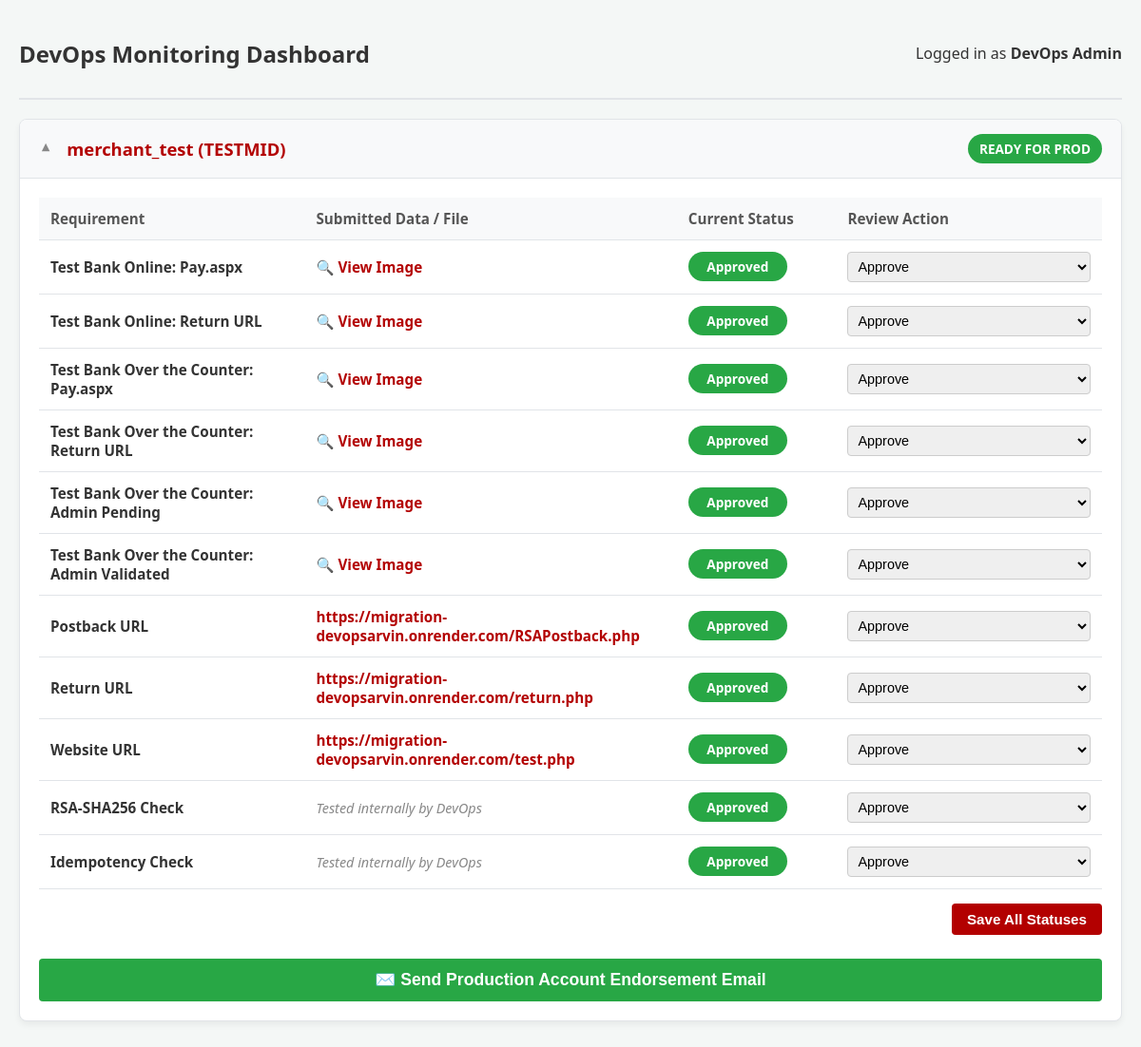
Screenshot of /devops.php with the database file from the repository.
### tables this page shows
CREATE TABLE `requirements` (
  `id` int(11) NOT NULL,
  `merchant_id` varchar(50) NOT NULL,
  `tbo_pay_scrn` varchar(255) DEFAULT NULL,
  `tbo_pay_status` enum('pending','approved','rejected') DEFAULT 'pending',
  `tbo_return_scrn` varchar(255) DEFAULT NULL,
  `tbo_return_status` enum('pending','approved','rejected') DEFAULT 'pending',
  `otc_pay_scrn` varchar(255) DEFAULT NULL,
  `otc_pay_status` enum('pending','approved','rejected') DEFAULT 'pending',
  `otc_return_scrn` varchar(255) DEFAULT NULL,
  `otc_return_status` enum('pending','approved','rejected') DEFAULT 'pending',
  `otc_admin1_scrn` varchar(255) DEFAULT NULL,
  `otc_admin1_status` enum('pending','approved','rejected') DEFAULT 'pending',
  `otc_admin2_scrn` varchar(255) DEFAULT NULL,
  `otc_admin2_status` enum('pending','approved','rejected') DEFAULT 'pending',
  `postback_url` varchar(255) DEFAULT NULL,
  `postback_status` enum('pending','approved','rejected') DEFAULT 'pending',
  `return_url` varchar(255) DEFAULT NULL,
  `return_url_status` enum('pending','approved','rejected') DEFAULT 'pending',
  `website_url` varchar(255) DEFAULT NULL,
  `website_status` enum('pending','approved','rejected') DEFAULT 'pending',
  `rsa_status` enum('pending','approved','rejected') DEFAULT 'pending',
  `idempotency_status` enum('pending','approved','rejected') DEFAULT 'pending'
);

CREATE TABLE `users` (
  `merchant_id` varchar(50) NOT NULL,
  `username` varchar(50) NOT NULL,
  `password` varchar(255) NOT NULL,
  `role` enum('merchant','devops') NOT NULL,
  `email` varchar(100) NOT NULL
);

### devops.php (the view, shortened to what this page needs)
<?php
require 'db.php';
$last_edited_id = null;
$req_fields = [
    ['key' => 'tbo_pay', 'label' => 'Test Bank Online: Pay.aspx', 'val_col' => 'tbo_pay_scrn', 'stat_col' => 'tbo_pay_status', 'reason_col' => 'tbo_pay_reason', 'type' => 'file'],
    ['key' => 'tbo_ret', 'label' => 'Test Bank Online: Return URL', 'val_col' => 'tbo_return_scrn', 'stat_col' => 'tbo_return_status', 'reason_col' => 'tbo_return_reason', 'type' => 'file'],
    ['key' => 'otc_pay', 'label' => 'Test Bank Over the Counter: Pay.aspx', 'val_col' => 'otc_pay_scrn', 'stat_col' => 'otc_pay_status', 'reason_col' => 'otc_pay_reason', 'type' => 'file'],
    ['key' => 'otc_ret', 'label' => 'Test Bank Over the Counter: Return URL', 'val_col' => 'otc_return_scrn', 'stat_col' => 'otc_return_status', 'reason_col' => 'otc_return_reason', 'type' => 'file'],
    ['key' => 'otc_admin1', 'label' => 'Test Bank Over the Counter: Admin Pending', 'val_col' => 'otc_admin1_scrn', 'stat_col' => 'otc_admin1_status', 'reason_col' => 'otc_admin1_reason', 'type' => 'file'],
    ['key' => 'otc_admin2', 'label' => 'Test Bank Over the Counter: Admin Validated', 'val_col' => 'otc_admin2_scrn', 'stat_col' => 'otc_admin2_status', 'reason_col' => 'otc_admin2_reason', 'type' => 'file'],
    ['key' => 'postback', 'label' => 'Postback URL', 'val_col' => 'postback_url', 'stat_col' => 'postback_status', 'reason_col' => 'postback_reason', 'type' => 'text'],
    ['key' => 'return', 'label' => 'Return URL', 'val_col' => 'return_url', 'stat_col' => 'return_url_status', 'reason_col' => 'return_url_reason', 'type' => 'text'],
    ['key' => 'website', 'label' => 'Website URL', 'val_col' => 'website_url', 'stat_col' => 'website_status', 'reason_col' => 'website_reason', 'type' => 'text'],
    ['key' => 'rsa', 'label' => 'RSA-SHA256 Check', 'val_col' => null, 'stat_col' => 'rsa_status', 'reason_col' => 'rsa_reason', 'type' => 'devops'],
    ['key' => 'idem', 'label' => 'Idempotency Check', 'val_col' => null, 'stat_col' => 'idempotency_status', 'reason_col' => 'idempotency_reason', 'type' => 'devops'],
];
$submissions = [];
try {
    $stmt = $pdo->query("SELECT r.*, u.username FROM requirements r JOIN users u ON r.merchant_id = u.merchant_id ORDER BY r.id DESC");
    if ($stmt) $submissions = $stmt->fetchAll(PDO::FETCH_ASSOC);
} catch (PDOException $e) {
    die("<div class='alert alert-danger'>Database Error: " . htmlspecialchars($e->getMessage()) . "</div>");
}
function renderBadge($status) {
    $status = $status ?? 'not_submitted';
    $class = 'badge-secondary'; $text = 'Not Submitted';
    if ($status === 'pending') { $class = 'badge-warning'; $text = 'Pending'; }
    elseif ($status === 'approved') { $class = 'badge-success'; $text = 'Approved'; }
    elseif ($status === 'rejected') { $class = 'badge-danger'; $text = 'Rejected'; }
    return "<span class='badge $class'>$text</span>";
}
?>
<!DOCTYPE html>
<html lang="en">
<head>
</head>
<body>
<div class="container">
    <div class="top-bar">
        <h2>DevOps Monitoring Dashboard</h2>
        <span>Logged in as <strong>DevOps Admin</strong></span>
    </div>
    <?php if (empty($submissions)): ?>
        <div class="card" style="text-align: center; padding: 50px; background: white; border-radius: 8px; border: 1px solid var(--border);">
            <h3>No Merchant Submissions Yet</h3>
            <p class="text-muted">When merchants submit their technical requirements, they will appear here.</p>
        </div>
    <?php else: ?>
        <?php foreach ($submissions as $index => $sub):
            $all_approved = true;
            $is_open = ($last_edited_id == $sub['id']) || ($last_edited_id === null && $index === 0);
        ?>
            <details class="card" <?= $is_open ? 'open' : '' ?>>
                <summary>
                    <div class="header-left">
                        <span class="header-icon">▼</span>
                        <span><?= htmlspecialchars($sub['username']) ?> (<?= htmlspecialchars($sub['merchant_id']) ?>)</span>
                    </div>
                    <div>
                        <?php if ($all_approved): ?>
                            <span class="badge badge-success">READY FOR PROD</span>
                        <?php else: ?>
                            <span class="badge badge-warning">PENDING REVIEW</span>
                        <?php endif; ?>
                    </div>
                </summary>
                <div class="card-content">
                    <form method="POST">
                        <table>
                            <tr>
                                <th width="25%">Requirement</th>
                                <th width="35%">Submitted Data / File</th>
                                <th width="15%">Current Status</th>
                                <th width="25%">Review Action</th>
                            </tr>
                            <?php foreach ($req_fields as $field):
                                $status = $sub[$field['stat_col']] ?? 'not_submitted';
                                $data = $field['val_col'] ? ($sub[$field['val_col']] ?? null) : null;
                            ?>
                            <tr>
                                <td><strong><?= $field['label'] ?></strong></td>
                                <td>
                                    <?php if ($field['type'] === 'file'): ?>
                                        <?php if (!empty($data)): ?>
                                            <a href="<?= htmlspecialchars($data) ?>" target="_blank" class="file-link">🔍 View Image</a>
                                        <?php elseif ($status === 'rejected'): ?>
                                            <span class="text-danger">File deleted. Awaiting resubmission.</span>
                                        <?php else: ?>
                                            <span class="text-muted">No file uploaded</span>
                                        <?php endif; ?>
                                    <?php elseif ($field['type'] === 'text'): ?>
                                        <?php if (!empty($data)): ?>
                                            <a href="<?= htmlspecialchars($data) ?>" target="_blank" class="file-link"><?= htmlspecialchars($data) ?></a>
                                        <?php else: ?>
                                            <span class="text-muted">Not provided</span>
                                        <?php endif; ?>
                                    <?php elseif ($field['type'] === 'devops'): ?>
                                        <span class="text-muted">Tested internally by DevOps</span>
                                    <?php endif; ?>
                                </td>
                                <td><?= renderBadge($status) ?></td>
                                <td>
                                    <select name="<?= $field['stat_col'] ?>" onchange="toggleReason(this)">
                                        <option value="approved" <?= $status === 'approved' ? 'selected' : '' ?>>Approve</option>
                                    </select>
                                </td>
                            </tr>
                            <?php endforeach; ?>
                        </table>
                        <div style="text-align: right;">
                            <button type="submit" name="update_status" class="btn btn-primary">Save All Statuses</button>
                        </div>
                    </form>
                    <?php if ($all_approved): ?>
                        <form method="POST" style="margin-top: 10px;">
                            <button type="submit" name="send_email" class="btn btn-success">
                                ✉️ Send Production Account Endorsement Email
                            </button>
                        </form>
                    <?php endif; ?>
                </div>
            </details>
        <?php endforeach; ?>
    <?php endif; ?>
</div>
</body>
</html>

### devops.php (style rules this page uses)
:root { --primary: #b30000; --bg: #f4f7f6; --text: #333; --border: #e1e4e8; --success: #28a745; }
body { font-family: 'Segoe UI', Tahoma, Geneva, Verdana, sans-serif; background-color: var(--bg); color: var(--text); padding: 20px; margin: 0; }
.container { max-width: 1400px; margin: 0 auto; }
.top-bar { display: flex; justify-content: space-between; align-items: center; margin-bottom: 20px; border-bottom: 2px solid var(--border); padding-bottom: 10px; }
details.card { background: white; border-radius: 8px; box-shadow: 0 4px 6px rgba(0,0,0,0.05); border: 1px solid var(--border); margin-bottom: 15px; overflow: hidden; }
details.card summary { display: flex; justify-content: space-between; align-items: center; padding: 15px 20px; font-size: 1.15rem; font-weight: bold; color: var(--primary); cursor: pointer; user-select: none; list-style: none; transition: background-color 0.2s; }
details.card[open] summary { border-bottom: 1px solid var(--border); background-color: #f8f9fa; }
.card-content { padding: 20px; }
.header-left { display: flex; align-items: center; gap: 15px; }
.header-icon { font-size: 0.9rem; color: #888; transition: transform 0.3s ease; }
details.card[open] .header-icon { transform: rotate(180deg); }
table { width: 100%; border-collapse: collapse; margin-bottom: 15px; font-size: 0.95rem; }
th, td { padding: 12px; border-bottom: 1px solid var(--border); text-align: left; vertical-align: middle; }
th { background-color: #f8f9fa; font-weight: 600; color: #555; }
.badge { padding: 6px 12px; border-radius: 20px; font-size: 0.85rem; font-weight: bold; color: white; display: inline-block; text-align: center; min-width: 80px; }
.badge-success { background-color: var(--success); }
.btn { padding: 8px 16px; border: none; border-radius: 4px; cursor: pointer; font-size: 0.95rem; font-weight: bold; transition: 0.2s; }
.btn-primary { background-color: var(--primary); color: white; }
.btn-success { background-color: var(--success); color: white; width: 100%; padding: 12px; font-size: 1.1rem; margin-top: 15px; }
select { padding: 6px; border-radius: 4px; border: 1px solid #ccc; font-size: 0.9rem; width: 100%; }
.file-link { color: var(--primary); text-decoration: none; font-weight: bold; }
.text-muted { color: #888; font-style: italic; font-size: 0.9rem; }

### rows the page displays
requirements: merchant.username "merchant_test", merchant "TESTMID", label "Test Bank Online: Pay.aspx", label "Test Bank Online: Return URL", label "Test Bank Over the Counter: Pay.aspx", label "Test Bank Over the Counter: Return URL", label "Test Bank Over the Counter: Admin Pending", label "Test Bank Over the Counter: Admin Validated", label "Postback URL", postback_url "https://migration-devopsarvin.onrender.com/RSAPostback.php", label "Return URL", return_url "https://migration-devopsarvin.onrender.com/return.php", label "Website URL", website_url "https://migration-devopsarvin.onrender.com/test.php", label "RSA-SHA256 Check", label "Idempotency Check"
